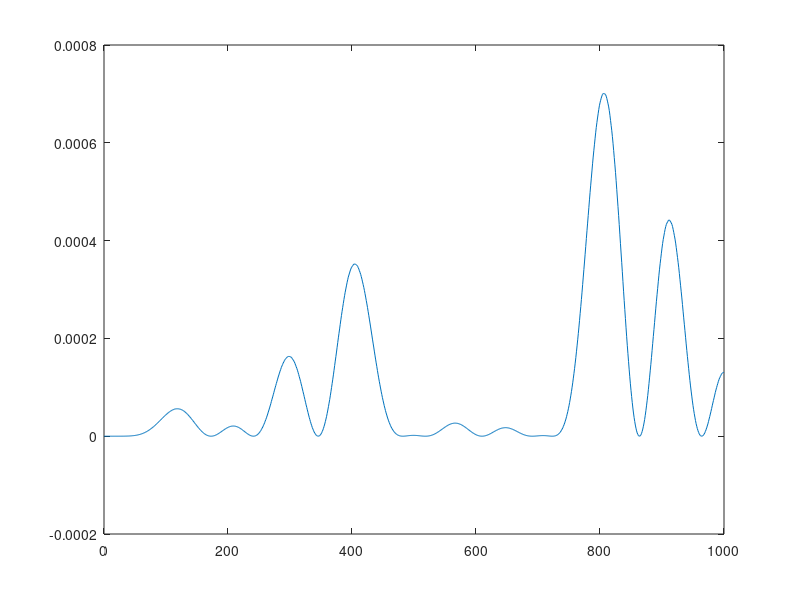

Recreate this plot in MATLAB.
clear;
clc;
format long
tic;

%% paramter
myseed = 1;
rng(myseed)

L = 1000;
dt = 1;
Tmax = 1000;
T = 0:dt:Tmax;
nT = length(T);
len = 2^L;
delta0 = -2;
delta = 1;
dk = 2*pi/L;

kx = 2*pi/3-0.1;
ky = 2*pi/(3*sqrt(3));
k = [kx-dk;ky-dk];
kpx = [kx;ky-dk];
kpy = [kx-dk;ky];
d1 = [1;sqrt(3)]/2;
d2 = [1;-sqrt(3)]/2;
d3 = [-1;0];
fk = exp(d1'*k) + exp(d2'*k) + exp(d3'*k);
fkpx = exp(d1'*kpx) + exp(d2'*kpx) + exp(d3'*kpx);
fkpy = exp(d1'*kpy) + exp(d2'*kpy) + exp(d3'*kpy);

%% initial state
Hk0 = [delta0 fk;
    conj(fk) -delta0];
[V,D] = eig(Hk0);
phik0 = V(:,1);
phik = phik0;

Hkpx0 = [delta0 fkpx;
    conj(fkpx) -delta0];
[Vpx,Dpx] = eig(Hkpx0);
phikpx0 = V(:,1);
phikpx = phikpx0;

Hkpy0 = [delta0 fkpy;
    conj(fkpy) -delta0];
[Vpy,Dpy] = eig(Hkpy0);
phikpy0 = Vpy(:,1);
phikpy = phikpy0;

gkk = cell(nT,1);
Gkk = zeros(nT,1);
dphikx = (phikpx0 - phik0)/dk;
dphiky = (phikpy0 - phik0)/dk;
gkk{1} = [dphikx'*dphikx-abs(dphikx'*phik)^2,dphikx'*dphiky-(dphikx'*phik)*(phik'*dphiky);
       dphiky'*dphikx-(dphiky'*phik)*(phik'*dphikx),dphiky'*dphiky-abs(dphiky'*phik)^2];
Gkk(1) = det(gkk{1});

%% time evolution
Hk = [delta fk;
    conj(fk) -delta];
expHk = expm(-1i*Hk*dt);
Hkpx = [delta fkpx;
    conj(fkpx) -delta];
expHkpx = expm(-1i*Hkpx*dt);
Hkpy = [delta fkpy;
    conj(fkpy) -delta];
expHkpy = expm(-1i*Hkpy*dt);

for i = 2:nT
    phik = expHk*phik;
    phikpx = expHkpx*phikpx;
    phikpy = expHkpy*phikpy;
    dphikx = (phikpx - phik)/dk;
    dphiky = (phikpy - phik)/dk;
    gkk{i} = [dphikx'*dphikx-abs(dphikx'*phik)^2,dphikx'*dphiky-(dphikx'*phik)*(phik'*dphiky);
             dphiky'*dphikx-(dphiky'*phik)*(phik'*dphikx),dphiky'*dphiky-abs(dphiky'*phik)^2];
    Gkk(i) = det(gkk{i});
end


%% calculate observable

figure;
% set(gcf, 'position', [250 70 1400 900]);
% % subplot(2,1,1)
plot(T,Gkk);

toc;
